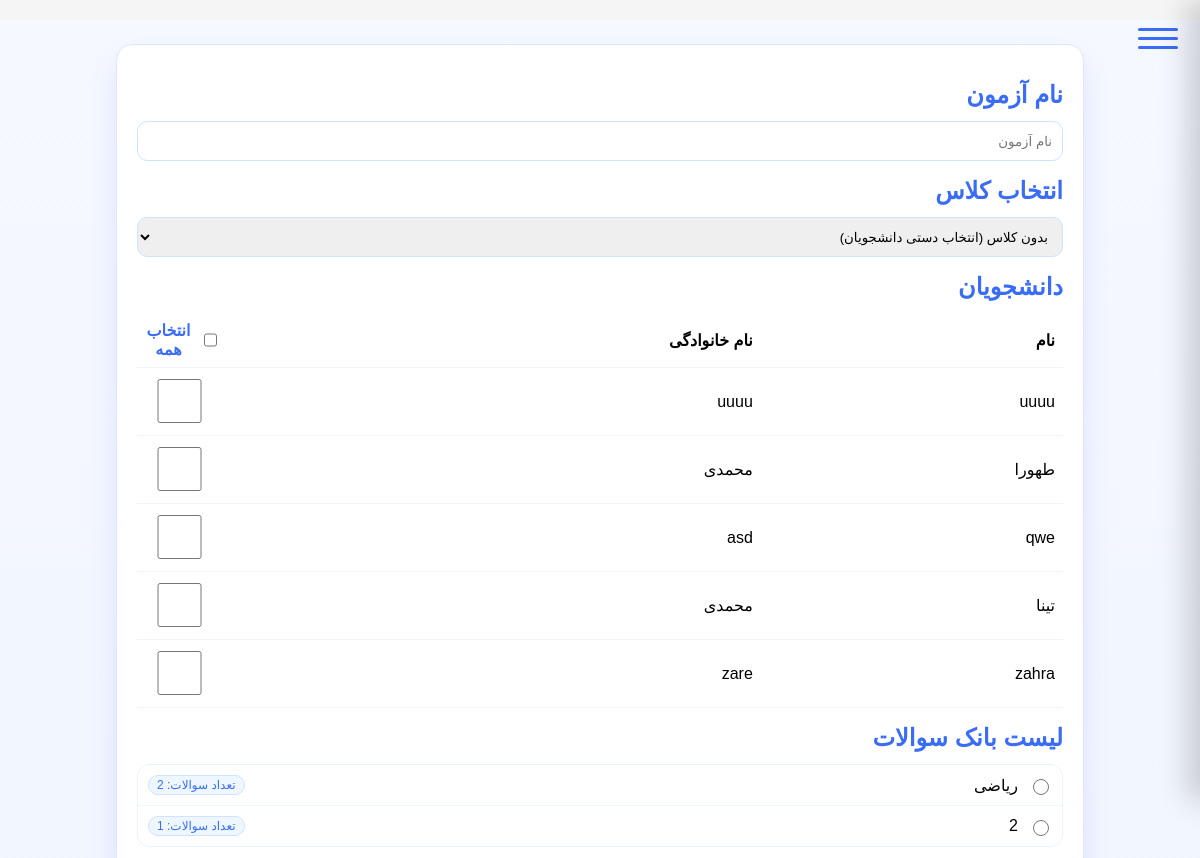
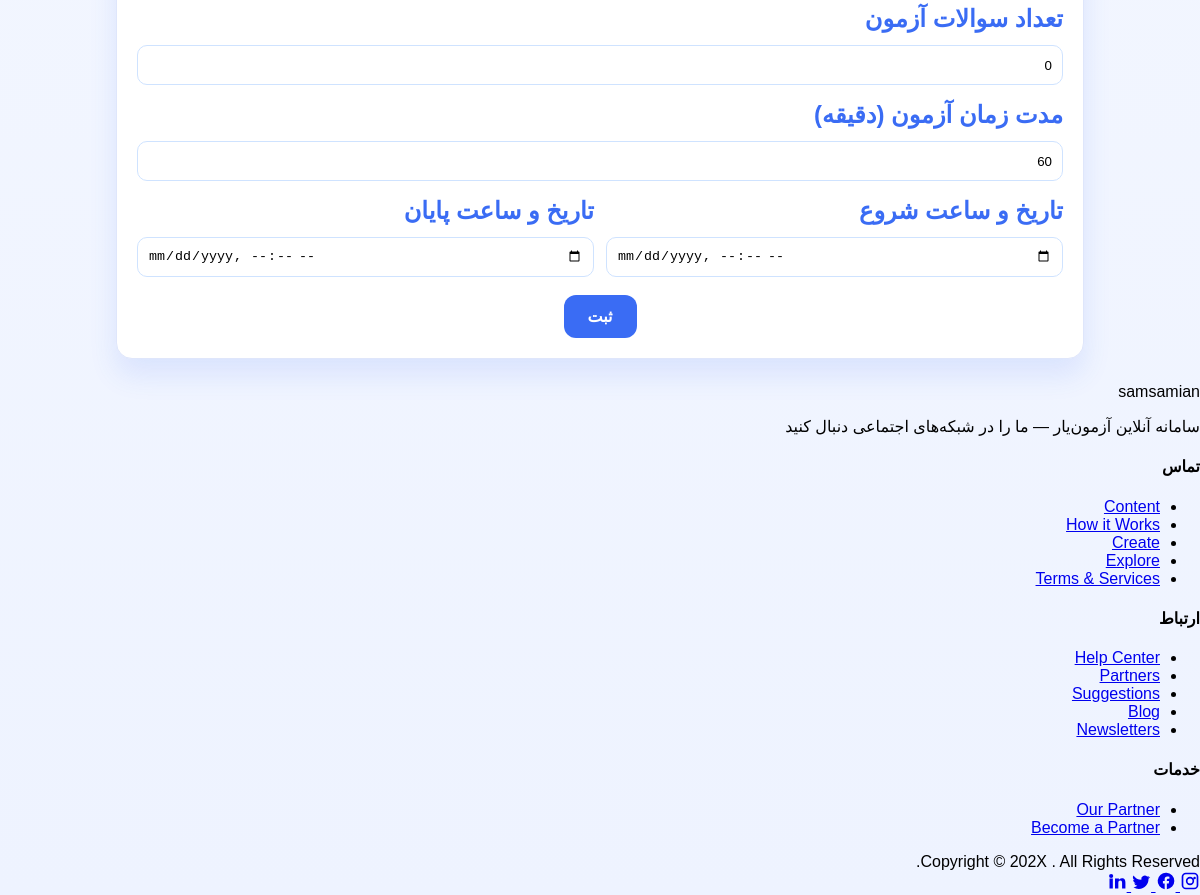
The page /accounts/exam-define/ (signed in) on the database its author committed (2 pictures, top to bottom).
### accounts/models.py (models this page shows, shortened)
class User(AbstractUser):
    email = models.EmailField(unique=True)
    role = models.ForeignKey(Role, on_delete=models.SET_NULL, null=True, blank=True)
    class Meta:
        verbose_name = "کاربر"
        verbose_name_plural = "کاربران"

class Exam(models.Model):
    name = models.CharField(max_length=200)
    classroom = models.ForeignKey('Classroom', on_delete=models.CASCADE, related_name='exams')
    num_questions = models.PositiveIntegerField(default=0)
    created_by = models.ForeignKey(settings.AUTH_USER_MODEL, on_delete=models.CASCADE, related_name='created_exams')
    students = models.ManyToManyField(settings.AUTH_USER_MODEL, related_name='exams', blank=True)
    created_at = models.DateTimeField(auto_now_add=True)
    source_exam = models.ForeignKey('self', null=True, blank=True, on_delete=models.SET_NULL, related_name='derived_exams')
    shuffle_per_student = models.BooleanField(default=True)
    duration = models.PositiveIntegerField(default=60, help_text="Duration in minutes")
    start_time = models.DateTimeField(null=True, blank=True)
    end_time = models.DateTimeField(null=True, blank=True)
    class Meta:
        verbose_name = "آزمون"
        verbose_name_plural = "آزمون‌ها"

### accounts/views.py (the view, shortened to what this page needs)
# urls.py: path('exam-define/', ExamDefineView.as_view(), name='exam_define'),
@method_decorator(login_required, name="dispatch")
class ExamDefineView(TemplateView):
    template_name = "accounts/exam_define.html"
    def dispatch(self, request, *args, **kwargs):
        u = request.user
        is_instructor = (getattr(getattr(u, 'role', None), 'code', '') == 'instructor')
        if not is_instructor:
            return redirect('profile')
        return super().dispatch(request, *args, **kwargs)
    def get_context_data(self, **kwargs):
        ctx = super().get_context_data(**kwargs)
        u = self.request.user
        from django.db.models import Count
        classes = Classroom.objects.filter(instructor=u, is_staging=False, is_exam_room=False).order_by('name')
        selected_class_id = self.request.GET.get('class_id')
        selected_class = None
        if selected_class_id:
            try:
                selected_class = classes.get(pk=int(selected_class_id))
            except (ValueError, Classroom.DoesNotExist):
                selected_class = None
        if selected_class:
            students = selected_class.students.select_related('role').filter(role__code='student')
        else:
            students = User.objects.select_related('role').filter(role__code='student')
        banks = (
            Exam.objects.filter(created_by=u, students__isnull=True)
            .annotate(q_count=Count('questions'))
            .order_by('-created_at')
            .distinct()
        )
        ctx['classes'] = classes
        ctx['selected_class_id'] = selected_class.id if selected_class else None
        ctx['students'] = students
        ctx['banks'] = banks
        return ctx

### templates/accounts/exam_define.html (shortened to what this page needs)
{% extends "base.html" %}
{% block body_class %}exam-define{% endblock %}
{% block content %}
<div class="wrap">
  <form method="post" class="card">
    <div class="section">
      <h2 class="title">نام آزمون</h2>
      <input class="input" type="text" name="exam_name" placeholder="نام آزمون" />
    </div>
    <div class="section">
      <h2 class="title">انتخاب کلاس</h2>
      <select class="input" name="class_id" id="classSelect">
        <option value="">بدون کلاس (انتخاب دستی دانشجویان)</option>
      </select>
    </div>
    <div class="section">
      <h2 class="title">دانشجویان</h2>
      <table class="table">
        <thead>
          <tr>
            <th>نام</th>
            <th>نام خانوادگی</th>
            <th class="chk">
              <label class="sel-all" for="selectAllStudents">
                <input type="checkbox" id="selectAllStudents">
                <span>انتخاب همه</span>
              </label>
            </th>
          </tr>
        </thead>
        <tbody>
          {% for s in students %}
          <tr>
            <td>{{ s.first_name }}</td>
            <td>{{ s.last_name }}</td>
            <td class="chk"><input type="checkbox" name="student_ids" value="{{ s.id }}" /></td>
          </tr>
          {% endfor %}
        </tbody>
      </table>
    </div>
    <div class="section">
      <h2 class="title">لیست بانک سوالات</h2>
      <ul class="banks">
        {% for b in banks %}
          <li class="bank-item"><input type="radio" name="source_exam_id" value="{{ b.id }}"><span>{{ b.name }}</span> <span class="count">تعداد سوالات: {{ b.q_count|default:b.num_questions }}</span></li>
        {% empty %}
          <li class="bank-item" style="color:#6b7aa6">بانک سوالی موجود نیست</li>
        {% endfor %}
      </ul>
    </div>
    <div class="section">
      <h2 class="title">تعداد سوالات آزمون</h2>
      <input class="input" type="number" min="0" name="num_questions" value="0" />
    </div>
    <div class="section">
      <h2 class="title">مدت زمان آزمون (دقیقه)</h2>
      <input class="input" type="number" min="1" name="duration" value="60" required />
    </div>
    <div class="section">
      <div class="grid" style="grid-template-columns: 1fr 1fr;">
        <div>
          <h2 class="title">تاریخ و ساعت شروع</h2>
          <input class="input" type="datetime-local" name="start_time" required />
        </div>
        <div>
          <h2 class="title">تاریخ و ساعت پایان</h2>
          <input class="input" type="datetime-local" name="end_time" required />
        </div>
      </div>
    </div>
    <div class="actions">
      <button class="btn" type="submit">ثبت</button>
    </div>
  </form>
</div>
{% endblock %}

### static/styles.css (style rules this page uses)
body { font-family: tahoma, sans-serif; direction: rtl; margin: 0; padding: 0; }
form input { width: 100%; height: 44px; padding: 0 12px; }
.btn { display: inline-block; padding: 10px 16px; border-radius: 8px; border: none; cursor: pointer; font-weight: 700; }

### templates/accounts/exam_define.html (style rules this page uses)
* { box-sizing:border-box }
body.exam-define { background:linear-gradient(180deg,#f5f8ff 0%, #eef3ff 100%) }
.wrap { max-width:1000px;margin:24px auto;padding:0 16px }
.card { background:#fff;border:1px solid #dfe6fb;border-radius:16px;box-shadow:0 16px 28px rgba(58,108,244,0.12);padding:20px; overflow:hidden }
.section { margin-top:16px }
.title { color:#3A6CF4;font-weight:800;margin:0 0 12px 0 }
.grid { display:grid;grid-template-columns:1fr;gap:12px }
.table { width:100%;border-collapse:collapse }
th,td { padding:8px;border-bottom:1px solid #f0f4ff;text-align:right }
th.chk, td.chk { text-align:center; width:90px }
.banks { list-style:none;margin:0;padding:0;border:1px solid #eaf1ff;border-radius:12px }
.bank-item { display:flex;align-items:center;gap:10px;padding:10px;border-bottom:1px solid #f0f4ff }
.bank-item:last-child { border-bottom:none }
.count { font-size:12px;color:#3A6CF4;border:1px solid #cfe3ff;background:#eef6ff;border-radius:999px;padding:2px 8px;margin-right:auto }
.actions { display:flex;justify-content:center;margin-top:18px }
.input { width:100%;height:40px;border:1.6px solid #cfe3ff;border-radius:10px;padding:8px 10px }
.btn { padding:12px 24px;border-radius:12px;background:#3A6CF4;color:#fff;border:none;cursor:pointer;font-size:16px }
.bank-item input[type="radio"] { width:16px;height:16px;accent-color:#22c55e }
.sel-all { display:inline-flex;align-items:center;justify-content:center;gap:8px;color:#3A6CF4;font-weight:700 }
.sel-all input[type="checkbox"] { width:16px;height:16px;accent-color:#3A6CF4 }

### rows shown on the page
User: first_name "uuuu", last_name "uuuu"
User: first_name "طهورا", last_name "محمدی"
User: first_name "qwe", last_name "asd"
User: first_name "تینا", last_name "محمدی"
User: first_name "zahra", last_name "zare"
Exam: name "ریاضی", q_count "2"
Exam: name "2", q_count "1"
